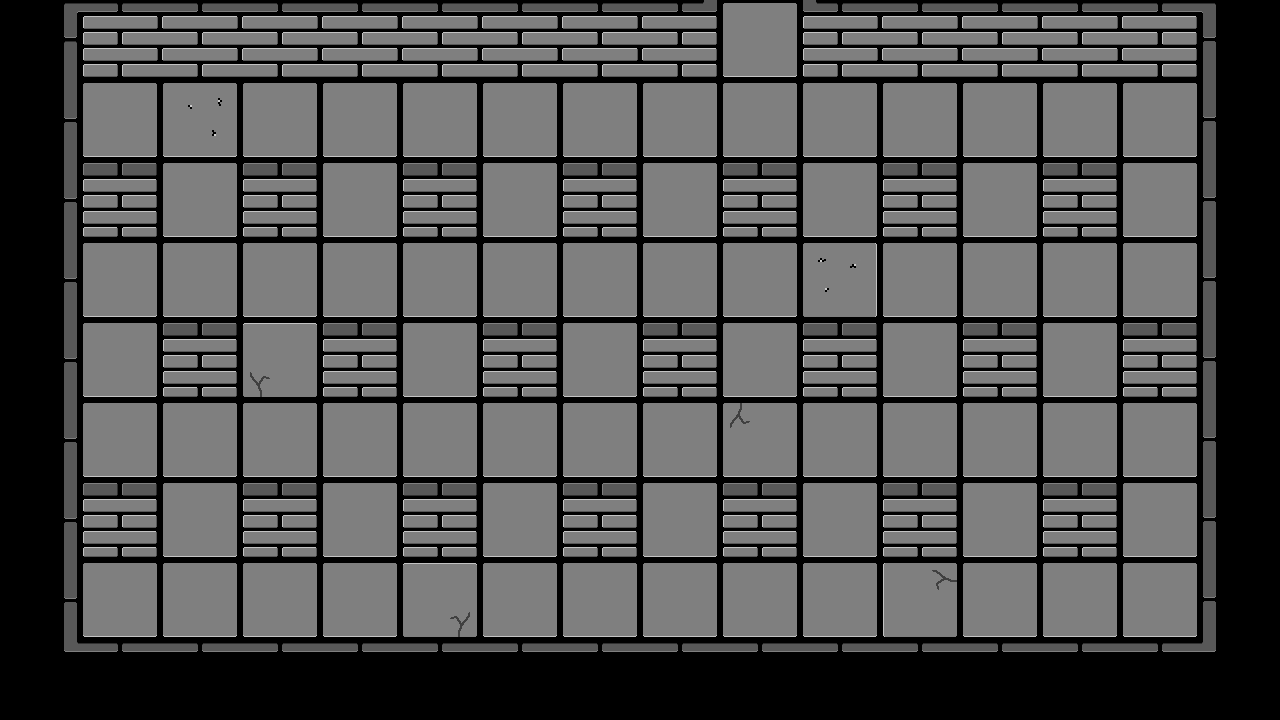

Below is a game level as drawn by its tile map, then a one-line description and the .tmx file that defines it, in full:
An orthogonal 16x9 tile map with 80x80 px tiles, 1 tile layer (tile layer) and 2 objects (door, enemy_boss).

<map version="1.4" tiledversion="1.4.2" orientation="orthogonal" renderorder="right-down" width="16" height="9" tilewidth="80" tileheight="80" infinite="0" nextlayerid="6" nextobjectid="17">
 <tileset firstgid="1" source="trial_tileset.tsx" />
 <layer id="1" name="tile layer" width="16" height="9">
  <data encoding="csv">
30,21,7,7,7,7,7,7,32,20,33,7,7,7,22,29,
9,2,2147483685,2,2,2,2,2,2,2,2,2,2,2,2,10,
9,23,2,23,2,23,2,23,2,23,2,23,2,23,2,10,
9,2,2,2,2,2,2,2,2,2,536870949,2,2,2,2,10,
9,2,23,1073741860,23,2,23,2,23,2,23,2,23,2,23,10,
9,2,2,2,2,2,2,2,2,36,2,2,2,2,2,10,
9,23,2,23,2,23,2,23,2,23,2,23,2,23,2,10,
9,2,2,2,2,3221225508,2,2,2,2,2,2684354596,2,2,2,10,
13,11,11,11,11,11,11,11,11,11,11,11,11,11,11,12
</data>
 </layer>
 <objectgroup id="5" name="object layer">
  <object id="9" name="door" type="door" x="717.812" y="0.43066" width="84.6667" height="45">
   <properties>
    <property name="target_map" value="data/Tiled/room2.tmx" />
    <property name="target_x" type="int" value="760" />
    <property name="target_y" type="int" value="560" />
   </properties>
  </object>
  <object id="13" name="enemy spawn point" type="enemy_boss" x="1156" y="134.667">
   <point />
  </object>
 </objectgroup>
</map>
